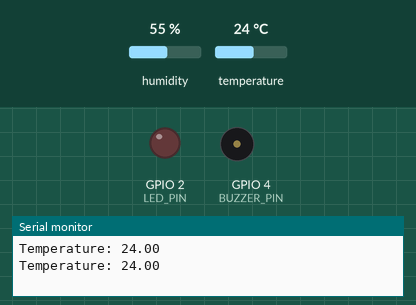
A sketch run on a simulated ESP32-S2. Parts: output pins drawn as LEDs (lit = HIGH), buzzer (waves = sounding, pin HIGH), the last lines printed to the serial monitor. The inputs (shaded band) are chosen by the test bench; at power-on: temperature 24 °C, humidity 55 %.

Above: at 2.8 s.
2.9 s: temperature set to 29.7 °C
5.6 s: temperature set to 30.7 °C
At 6.6 s:
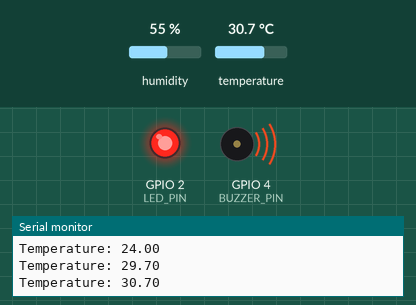
8.3 s: temperature set to 12 °C
At 11.2 s:
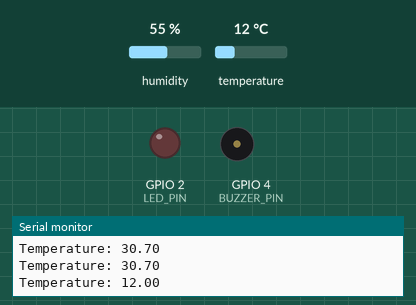
11.5 s: temperature set to 33 °C
At 12.9 s:
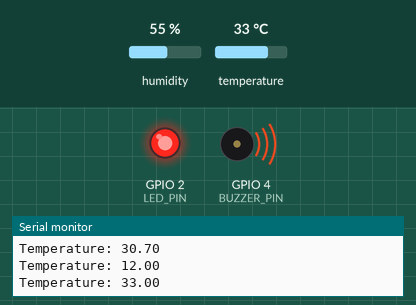
Timing chart, 0 to 14.5 s (numbered marks = the images above; inputs shaded):
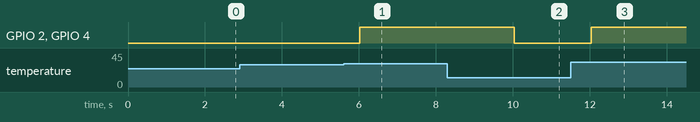

The sketch:

sketch.ino
```cpp
#include <DHT.h>

#define DHTPIN 15
#define DHTTYPE DHT22

#define LED_PIN 2
#define BUZZER_PIN 4

DHT dht(DHTPIN, DHTTYPE);

void setup() {
  Serial.begin(115200);
  dht.begin();

  pinMode(LED_PIN, OUTPUT);
  pinMode(BUZZER_PIN, OUTPUT);
}

void loop() {
  float temp = dht.readTemperature();

  Serial.print("Temperature: ");
  Serial.println(temp);

  if (temp > 30) {
    digitalWrite(LED_PIN, HIGH);
    digitalWrite(BUZZER_PIN, HIGH);
  } else {
    digitalWrite(LED_PIN, LOW);
    digitalWrite(BUZZER_PIN, LOW);
  }

  delay(2000);
}
```

Measured:
- the behaviour switches between 30 and 30.1 °C on temperature (found by bisection; images 0 and 1)
- after the input at 5.6 s, GPIO 2 (LED_PIN), GPIO 4 (BUZZER_PIN): LOW → HIGH after 0.42 s
- after the input at 8.3 s, GPIO 2 (LED_PIN), GPIO 4 (BUZZER_PIN): HIGH → LOW after 1.7 s
- after the input at 11.5 s, GPIO 2 (LED_PIN), GPIO 4 (BUZZER_PIN): LOW → HIGH after 0.54 s
